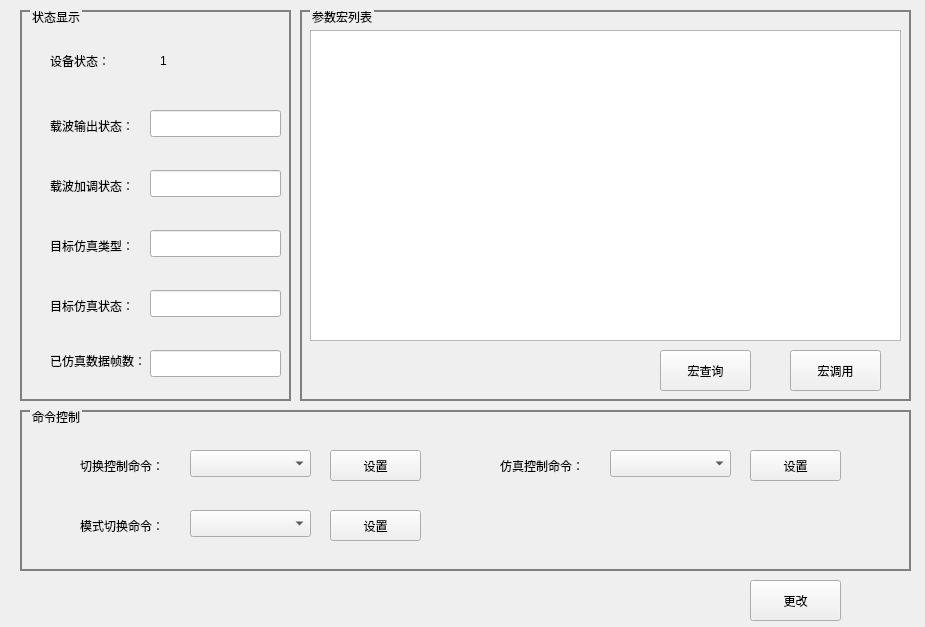
<?xml version="1.0" encoding="UTF-8"?>
<ui version="4.0">
 <class>USBRSPDcuGUIDlg</class>
 <widget class="QDialog" name="USBRSPDcuGUIDlg">
  <property name="windowModality">
   <enum>Qt::WindowModal</enum>
  </property>
  <property name="enabled">
   <bool>true</bool>
  </property>
  <property name="geometry">
   <rect>
    <x>0</x>
    <y>0</y>
    <width>925</width>
    <height>627</height>
   </rect>
  </property>
  <property name="sizePolicy">
   <sizepolicy hsizetype="Ignored" vsizetype="Ignored">
    <horstretch>0</horstretch>
    <verstretch>0</verstretch>
   </sizepolicy>
  </property>
  <property name="windowTitle">
   <string>USBRSPDcuGUIDlg</string>
  </property>
  <property name="sizeGripEnabled">
   <bool>false</bool>
  </property>
  <property name="modal">
   <bool>false</bool>
  </property>
  <widget class="QGroupBox" name="groupBox_CodeSys">
   <property name="geometry">
    <rect>
     <x>20</x>
     <y>10</y>
     <width>271</width>
     <height>391</height>
    </rect>
   </property>
   <property name="sizePolicy">
    <sizepolicy hsizetype="Expanding" vsizetype="Expanding">
     <horstretch>0</horstretch>
     <verstretch>0</verstretch>
    </sizepolicy>
   </property>
   <property name="contextMenuPolicy">
    <enum>Qt::DefaultContextMenu</enum>
   </property>
   <property name="styleSheet">
    <string notr="true">QGroupBox
{
	border-width:2px;
	border-style:solid;
	border-color:gray;
	margin-top:1ex;
}

QGroupBox::title
{
	subcontrol-origin:margin;
	subcontrol-position:top left;
	left:10px;
	padding: 0px;
}</string>
   </property>
   <property name="title">
    <string>状态显示</string>
   </property>
   <property name="alignment">
    <set>Qt::AlignCenter</set>
   </property>
   <widget class="QLabel" name="label_WaveInputStatus">
    <property name="geometry">
     <rect>
      <x>30</x>
      <y>90</y>
      <width>101</width>
      <height>51</height>
     </rect>
    </property>
    <property name="text">
     <string>载波输出状态：</string>
    </property>
    <property name="alignment">
     <set>Qt::AlignLeading|Qt::AlignLeft|Qt::AlignVCenter</set>
    </property>
   </widget>
   <widget class="QLabel" name="label_MBFZType">
    <property name="geometry">
     <rect>
      <x>30</x>
      <y>220</y>
      <width>101</width>
      <height>31</height>
     </rect>
    </property>
    <property name="text">
     <string>目标仿真类型：</string>
    </property>
    <property name="alignment">
     <set>Qt::AlignLeading|Qt::AlignLeft|Qt::AlignVCenter</set>
    </property>
   </widget>
   <widget class="QLabel" name="label_DeviceStatus">
    <property name="geometry">
     <rect>
      <x>30</x>
      <y>30</y>
      <width>101</width>
      <height>41</height>
     </rect>
    </property>
    <property name="text">
     <string>设备状态：</string>
    </property>
    <property name="alignment">
     <set>Qt::AlignLeading|Qt::AlignLeft|Qt::AlignVCenter</set>
    </property>
   </widget>
   <widget class="QLabel" name="label_WaveLoadStatus">
    <property name="geometry">
     <rect>
      <x>30</x>
      <y>150</y>
      <width>101</width>
      <height>51</height>
     </rect>
    </property>
    <property name="text">
     <string>载波加调状态：</string>
    </property>
    <property name="alignment">
     <set>Qt::AlignLeading|Qt::AlignLeft|Qt::AlignVCenter</set>
    </property>
   </widget>
   <widget class="QLabel" name="label_DeviceLight">
    <property name="geometry">
     <rect>
      <x>140</x>
      <y>30</y>
      <width>41</width>
      <height>41</height>
     </rect>
    </property>
    <property name="text">
     <string>1</string>
    </property>
   </widget>
   <widget class="QLabel" name="label_MBFZStatus">
    <property name="geometry">
     <rect>
      <x>30</x>
      <y>270</y>
      <width>101</width>
      <height>51</height>
     </rect>
    </property>
    <property name="text">
     <string>目标仿真状态：</string>
    </property>
    <property name="alignment">
     <set>Qt::AlignLeading|Qt::AlignLeft|Qt::AlignVCenter</set>
    </property>
   </widget>
   <widget class="QLabel" name="label_FZDataFrame">
    <property name="geometry">
     <rect>
      <x>30</x>
      <y>330</y>
      <width>101</width>
      <height>41</height>
     </rect>
    </property>
    <property name="text">
     <string>已仿真数据帧数：</string>
    </property>
    <property name="alignment">
     <set>Qt::AlignLeading|Qt::AlignLeft|Qt::AlignVCenter</set>
    </property>
   </widget>
   <widget class="QLineEdit" name="lineEdit_FZDataFrame">
    <property name="geometry">
     <rect>
      <x>130</x>
      <y>340</y>
      <width>131</width>
      <height>27</height>
     </rect>
    </property>
    <property name="readOnly">
     <bool>true</bool>
    </property>
   </widget>
   <widget class="QLineEdit" name="lineEdit_MBFZStatus">
    <property name="geometry">
     <rect>
      <x>130</x>
      <y>280</y>
      <width>131</width>
      <height>27</height>
     </rect>
    </property>
    <property name="readOnly">
     <bool>true</bool>
    </property>
   </widget>
   <widget class="QLineEdit" name="lineEdit_MBFZType">
    <property name="geometry">
     <rect>
      <x>130</x>
      <y>220</y>
      <width>131</width>
      <height>27</height>
     </rect>
    </property>
    <property name="readOnly">
     <bool>true</bool>
    </property>
   </widget>
   <widget class="QLineEdit" name="lineEdit_WaveLoadStatus">
    <property name="geometry">
     <rect>
      <x>130</x>
      <y>160</y>
      <width>131</width>
      <height>27</height>
     </rect>
    </property>
    <property name="readOnly">
     <bool>true</bool>
    </property>
   </widget>
   <widget class="QLineEdit" name="lineEdit_WaveInputStatus">
    <property name="geometry">
     <rect>
      <x>130</x>
      <y>100</y>
      <width>131</width>
      <height>27</height>
     </rect>
    </property>
    <property name="readOnly">
     <bool>true</bool>
    </property>
   </widget>
  </widget>
  <widget class="QPushButton" name="pushButton_Set">
   <property name="geometry">
    <rect>
     <x>730</x>
     <y>640</y>
     <width>91</width>
     <height>41</height>
    </rect>
   </property>
   <property name="text">
    <string>设置</string>
   </property>
  </widget>
  <widget class="QPushButton" name="pushButton_Modify">
   <property name="geometry">
    <rect>
     <x>750</x>
     <y>580</y>
     <width>91</width>
     <height>41</height>
    </rect>
   </property>
   <property name="text">
    <string>更改</string>
   </property>
  </widget>
  <widget class="QGroupBox" name="groupBox">
   <property name="geometry">
    <rect>
     <x>20</x>
     <y>410</y>
     <width>891</width>
     <height>161</height>
    </rect>
   </property>
   <property name="styleSheet">
    <string notr="true">QGroupBox
{
	border-width:2px;
	border-style:solid;
	border-color:gray;
	margin-top:1ex;
}

QGroupBox::title
{
	subcontrol-origin:margin;
	subcontrol-position:top left;
	left:10px;
	padding: 0px;
}</string>
   </property>
   <property name="title">
    <string>命令控制</string>
   </property>
   <widget class="QLabel" name="label_CtrlCmd">
    <property name="geometry">
     <rect>
      <x>60</x>
      <y>40</y>
      <width>111</width>
      <height>31</height>
     </rect>
    </property>
    <property name="text">
     <string>切换控制命令：</string>
    </property>
    <property name="alignment">
     <set>Qt::AlignLeading|Qt::AlignLeft|Qt::AlignVCenter</set>
    </property>
   </widget>
   <widget class="QComboBox" name="comboBox_CtrlCmd">
    <property name="geometry">
     <rect>
      <x>170</x>
      <y>40</y>
      <width>121</width>
      <height>27</height>
     </rect>
    </property>
    <property name="sizeIncrement">
     <size>
      <width>8</width>
      <height>0</height>
     </size>
    </property>
    <property name="iconSize">
     <size>
      <width>16</width>
      <height>16</height>
     </size>
    </property>
   </widget>
   <widget class="QPushButton" name="pushButton_SaveCtrlCMD">
    <property name="geometry">
     <rect>
      <x>310</x>
      <y>174</y>
      <width>91</width>
      <height>31</height>
     </rect>
    </property>
    <property name="text">
     <string>设置</string>
    </property>
   </widget>
   <widget class="QPushButton" name="pushButton_CtrlCMD">
    <property name="geometry">
     <rect>
      <x>310</x>
      <y>40</y>
      <width>91</width>
      <height>31</height>
     </rect>
    </property>
    <property name="text">
     <string>设置</string>
    </property>
   </widget>
   <widget class="QPushButton" name="pushButton_FZCtrlCMD">
    <property name="geometry">
     <rect>
      <x>730</x>
      <y>40</y>
      <width>91</width>
      <height>31</height>
     </rect>
    </property>
    <property name="text">
     <string>设置</string>
    </property>
   </widget>
   <widget class="QLabel" name="label_SaveCtrlCMD">
    <property name="geometry">
     <rect>
      <x>60</x>
      <y>174</y>
      <width>111</width>
      <height>31</height>
     </rect>
    </property>
    <property name="text">
     <string>存盘控制命令：</string>
    </property>
    <property name="alignment">
     <set>Qt::AlignLeading|Qt::AlignLeft|Qt::AlignVCenter</set>
    </property>
   </widget>
   <widget class="QPushButton" name="pushButton_ModuleCMD">
    <property name="geometry">
     <rect>
      <x>310</x>
      <y>100</y>
      <width>91</width>
      <height>31</height>
     </rect>
    </property>
    <property name="text">
     <string>设置</string>
    </property>
   </widget>
   <widget class="QComboBox" name="comboBox_SaveCtrlCMD">
    <property name="geometry">
     <rect>
      <x>170</x>
      <y>174</y>
      <width>121</width>
      <height>27</height>
     </rect>
    </property>
    <property name="sizeIncrement">
     <size>
      <width>8</width>
      <height>0</height>
     </size>
    </property>
    <property name="iconSize">
     <size>
      <width>16</width>
      <height>16</height>
     </size>
    </property>
   </widget>
   <widget class="QLabel" name="label_FZCtrlCMD">
    <property name="geometry">
     <rect>
      <x>480</x>
      <y>40</y>
      <width>111</width>
      <height>31</height>
     </rect>
    </property>
    <property name="text">
     <string>仿真控制命令：</string>
    </property>
    <property name="alignment">
     <set>Qt::AlignLeading|Qt::AlignLeft|Qt::AlignVCenter</set>
    </property>
   </widget>
   <widget class="QComboBox" name="comboBox_FZCtrlCMD">
    <property name="geometry">
     <rect>
      <x>590</x>
      <y>40</y>
      <width>121</width>
      <height>27</height>
     </rect>
    </property>
    <property name="sizeIncrement">
     <size>
      <width>8</width>
      <height>0</height>
     </size>
    </property>
    <property name="iconSize">
     <size>
      <width>16</width>
      <height>16</height>
     </size>
    </property>
   </widget>
   <widget class="QLabel" name="label_ModuleCMD">
    <property name="geometry">
     <rect>
      <x>60</x>
      <y>100</y>
      <width>111</width>
      <height>31</height>
     </rect>
    </property>
    <property name="text">
     <string>模式切换命令：</string>
    </property>
    <property name="alignment">
     <set>Qt::AlignLeading|Qt::AlignLeft|Qt::AlignVCenter</set>
    </property>
   </widget>
   <widget class="QComboBox" name="comboBox_ModuleCMD">
    <property name="geometry">
     <rect>
      <x>170</x>
      <y>100</y>
      <width>121</width>
      <height>27</height>
     </rect>
    </property>
    <property name="sizeIncrement">
     <size>
      <width>8</width>
      <height>0</height>
     </size>
    </property>
    <property name="iconSize">
     <size>
      <width>16</width>
      <height>16</height>
     </size>
    </property>
   </widget>
  </widget>
  <widget class="QGroupBox" name="groupBox_2">
   <property name="geometry">
    <rect>
     <x>300</x>
     <y>10</y>
     <width>611</width>
     <height>391</height>
    </rect>
   </property>
   <property name="styleSheet">
    <string notr="true">QGroupBox
{
	border-width:2px;
	border-style:solid;
	border-color:gray;
	margin-top:1ex;
}

QGroupBox::title
{
	subcontrol-origin:margin;
	subcontrol-position:top left;
	left:10px;
	padding: 0px;
}</string>
   </property>
   <property name="title">
    <string>参数宏列表</string>
   </property>
   <widget class="QPushButton" name="pushButton_MacroSearch">
    <property name="geometry">
     <rect>
      <x>360</x>
      <y>340</y>
      <width>91</width>
      <height>41</height>
     </rect>
    </property>
    <property name="text">
     <string>宏查询</string>
    </property>
   </widget>
   <widget class="QPushButton" name="pushButton_MacroCall">
    <property name="geometry">
     <rect>
      <x>490</x>
      <y>340</y>
      <width>91</width>
      <height>41</height>
     </rect>
    </property>
    <property name="text">
     <string>宏调用</string>
    </property>
   </widget>
   <widget class="QTableView" name="tableView">
    <property name="geometry">
     <rect>
      <x>10</x>
      <y>20</y>
      <width>591</width>
      <height>311</height>
     </rect>
    </property>
   </widget>
  </widget>
  <zorder>groupBox</zorder>
  <zorder>groupBox_CodeSys</zorder>
  <zorder>pushButton_Set</zorder>
  <zorder>pushButton_Modify</zorder>
  <zorder>groupBox_2</zorder>
 </widget>
 <resources/>
 <connections/>
</ui>
